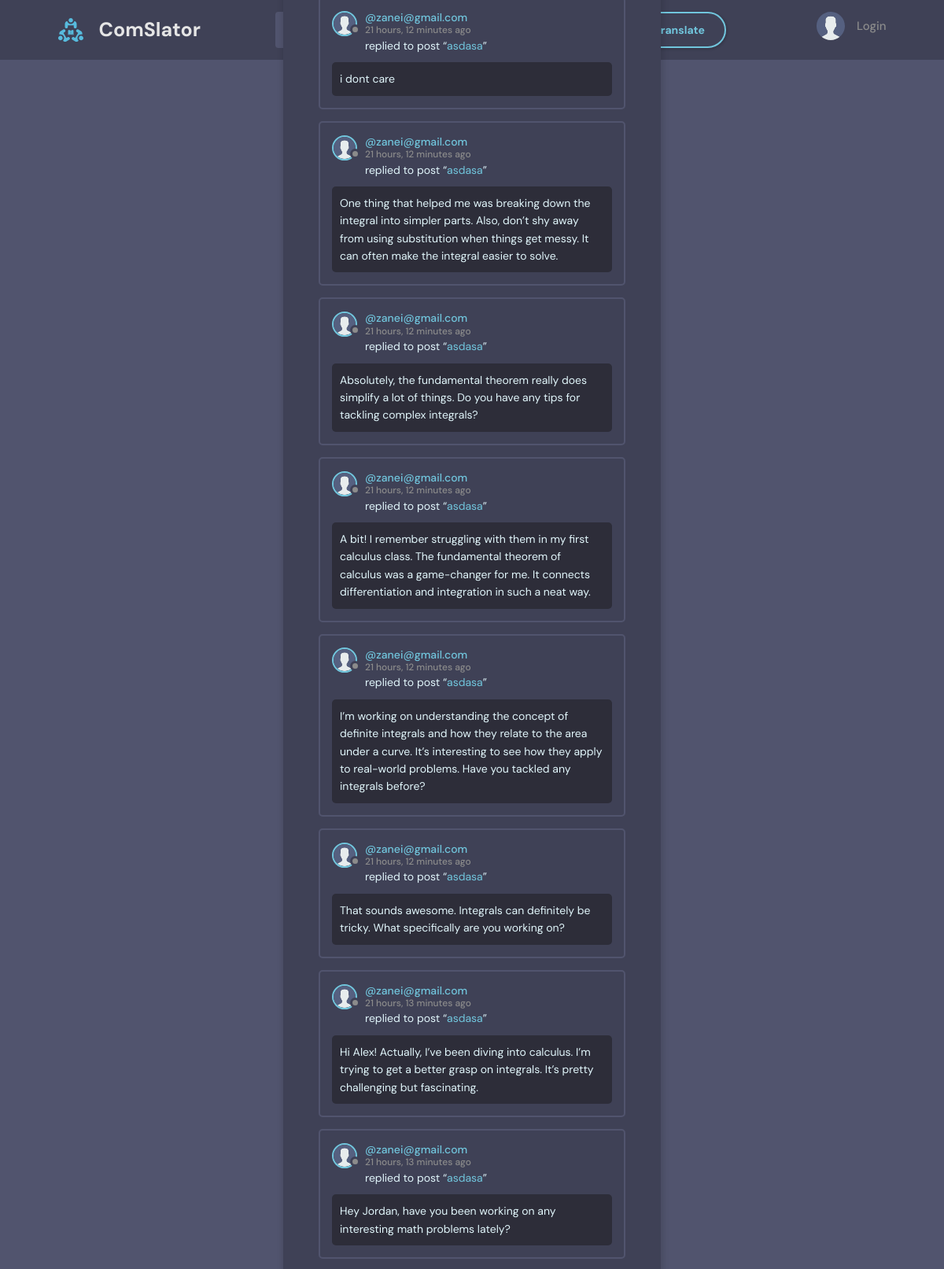
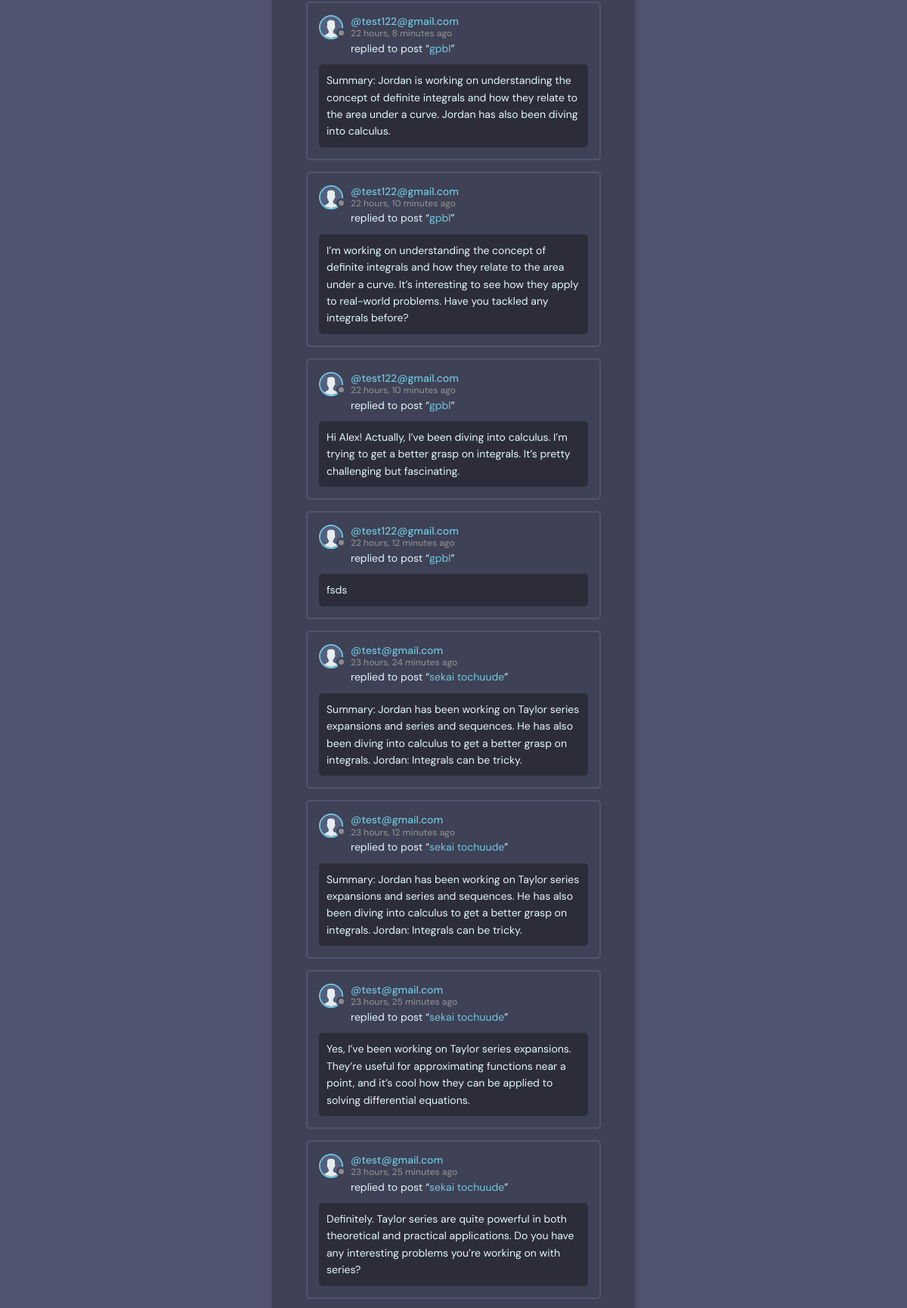
The page /activity/ (upper part) on the database its author committed (2 pictures, top to bottom).
### base/models.py (models this page shows, shortened)
class Message(models.Model):
    user = models.ForeignKey(User, on_delete=models.CASCADE)
    room = models.ForeignKey(Room, on_delete=models.CASCADE)
    body = models.TextField()
    image = models.ImageField(upload_to="", null=True, blank=True)
    translated_body = models.TextField(null=True, blank=True)
    updated = models.DateTimeField(auto_now=True)
    created = models.DateTimeField(auto_now_add=True)
    class Meta:
        ordering = ['-updated', '-created']

class User(AbstractBaseUser):
    STATUS = [
        ('online', 'online'),
        ('offline', 'offline'),
    ]
    name = models.CharField(max_length=200, null=True)
    username   = models.CharField(max_length=200, null=True)
    email      = models.EmailField(unique=True, null=True)
    password   = models.CharField(max_length=100)
    birth_date = models.DateField(null=True)
    status     = models.CharField(choices=STATUS, max_length=50, default='offline')
    is_superuser = models.BooleanField(default=False)
    bio = models.TextField(null=True)
    avatar = models.ImageField(null=True, default="avatar.svg")
    timezone = models.CharField(max_length=50, default='UTC')
    USERNAME_FIELD = 'email'
    REQUIRED_FIELDS = ['username', 'password']
    objects = UserManager()

class Room(models.Model):
    host = models.ForeignKey(User, on_delete=models.SET_NULL, null=True)
    topic = models.ForeignKey(Topic, on_delete=models.SET_NULL, null=True)
    name = models.CharField(max_length=200)
    description = models.TextField(null=True, blank=True)
    participants = models.ManyToManyField(User, related_name='participants', blank=True)
    call_room_id = models.CharField(max_length=100, unique=True, null=True, blank=True)
    updated = models.DateTimeField(auto_now=True)
    created = models.DateTimeField(auto_now_add=True)
    class Meta:
        ordering = ['-updated', '-created']
    def __str__(self):
        return self.name

### base/views.py (the view)
# urls.py: path('activity/', views.activityPage, name="activity"),
def activityPage(request):
    room_messages = Message.objects.all()
    return render(request, 'base/activity.html', {'room_messages': room_messages})

### base/templates/base/activity.html (shortened to what this page needs)
{% extends 'main.html' %}
{% block content %}
<main class="layout">
  <div class="container">
    <div class="layout__box">
      <div class="activities-page layout__body">
        {% for message in room_messages %}
        <div class="activities__box">
          <div class="activities__boxHeader roomListRoom__header">
            <a href="{% url 'user-profile' message.user.id %}" class="roomListRoom__author">
              <div class="avatar avatar--small">
                <img src="{{message.user.avatar.url}}" />
              </div>
              <p>
                @{{message.user}}
                <span>{{message.created|timesince}} ago</span>
              </p>
            </a>
          </div>
          <div class="activities__boxContent">
            <p>replied to post “<a href="{% url 'room' message.room.id %}">{{message.room}}</a>”</p>
            <div class="activities__boxRoomContent">
              {{message.body}}
            </div>
          </div>
        </div>
        {% endfor %}
      </div>
    </div>
  </div>
</main>
{% endblock content %}

### static/styles/style.css (style rules this page uses)
:root { --color-main: #71c6dd; --color-main-light: #e1f6fb; --color-dark: #3f4156; --color-dark-medium: #51546e; --color-dark-light: #696d97; --color-light: #e5e5e5; --color-gray: #8b8b8b; --color-light-gray: #b2bdbd; --color-bg: #2d2d39; --color-success: #5dd693; --color-error: #fc4b0b; }
* { font-family: "DM Sans", -apple-system, BlinkMacSystemFont, "Segoe UI", Roboto, Oxygen, Ubuntu, Cantarell, "Open Sans", "Helvetica Neue", sans-serif; margin: 0; padding: 0; box-sizing: border-box; text-rendering: optimizeLegibility; }
html { font-size: 56.25%; }
@media only screen and (min-width: 1200px) { html { font-size: 62.5%; } }
body { line-height: 1.6; font-weight: 400; font-size: 1.5rem; color: var(--color-light-gray); background-color: var(--color-bg); min-height: 100vh; }
img { width: 100%; }
a { display: inline-block; color: var(--color-main); text-decoration: none; }
.container { max-width: 120rem; width: 90%; margin: auto; }
.avatar { position: relative; display: inline-block; border-radius: 50%; border: 2px solid var(--color-main); }
.avatar img { display: block; border-radius: 50%; object-fit: cover; object-position: center; }
.avatar::after { content: ""; display: block; position: absolute; background-color: var(--color-gray); z-index: 111; border-radius: 50%; border: 0.3rem solid var(--color-dark); }
.avatar.avatar--small img { width: 2.8rem; height: 2.8rem; }
.avatar.avatar--small:after { width: 0.7rem; height: 0.7rem; bottom: 0px; right: -6px; }
.layout { margin-top: 2.4rem; }
.layout > .container { display: flex; justify-content: space-between; align-items: flex-start; }
.layout__box { width: 90%; max-width: 48rem; min-height: 40rem; position: absolute; top: 50%; left: 50%; transform: translate(-50%, -46%); background-color: var(--color-dark); border-radius: 1rem; box-shadow: 1px 1px 6px 3px rgba(0, 0, 0, 0.1); overflow: hidden; }
.layout__body { margin: 3rem; }
.roomListRoom__header { display: flex; justify-content: space-between; align-items: center; }
.roomListRoom__author { font-weight: 500; display: flex; align-items: center; gap: 1rem; }
.activities__box { margin: 1.5rem; padding: 1.5rem; border: 2px solid var(--color-dark-medium); border-radius: 5px; }
.activities__boxHeader p { font-size: 1.4rem; line-height: 1.3; }
.activities__boxHeader p span { color: var(--color-gray); font-size: 1.2rem; display: block; }
.activities__boxContent { margin-left: 4.2rem; }
.activities__boxContent { font-size: 1.4rem; }
.activities__boxRoomContent { background: var(--color-bg); padding: 1rem; border-radius: 5px; margin-top: 1rem; margin-left: -4.2rem; }

### static/styles/style1.css (style rules this page uses)
body { margin: 0; padding: 0; background-color: #51546e; color: #e1f6fb; font-family: "DM Sans", -apple-system, BlinkMacSystemFont, "Segoe UI", Roboto, Oxygen, Ubuntu, Cantarell, "Open Sans", "Helvetica Neue", sans-serif; }
main { width: 1400px; margin: 0 auto; height: 75vh; }
@media screen and (max-width: 1400px) { main { width: 90%; margin: 0 auto; } }

### rows shown on the page
Message: user.avatar (placeholder picture), user "zanei@gmail.com", created "21 hours, 12 minutes", room "asdasa", body "i dont care"
Message: user.avatar (placeholder picture), user "zanei@gmail.com", created "21 hours, 12 minutes", room "asdasa", body "One thing that helped me was breaking down the integral into simpler parts. Also, don’t shy away from using substitution when things get messy. It can often make the integral easier to solve."
Message: user.avatar (placeholder picture), user "zanei@gmail.com", created "21 hours, 12 minutes", room "asdasa", body "Absolutely, the fundamental theorem really does simplify a lot of things. Do you have any tips for tackling complex integrals?"
Message: user.avatar (placeholder picture), user "zanei@gmail.com", created "21 hours, 12 minutes", room "asdasa", body "A bit! I remember struggling with them in my first calculus class. The fundamental theorem of calculus was a game-changer for me. It connects differentiation and integration in such a neat way."
Message: user.avatar (placeholder picture), user "zanei@gmail.com", created "21 hours, 12 minutes", room "asdasa", body "I’m working on understanding the concept of definite integrals and how they relate to the area under a curve. It’s interesting to see how they apply to real-world problems. Have you tackled any integrals before?"
Message: user.avatar (placeholder picture), user "zanei@gmail.com", created "21 hours, 12 minutes", room "asdasa", body "That sounds awesome. Integrals can definitely be tricky. What specifically are you working on?"
Message: user.avatar (placeholder picture), user "zanei@gmail.com", created "21 hours, 13 minutes", room "asdasa", body "Hi Alex! Actually, I’ve been diving into calculus. I’m trying to get a better grasp on integrals. It’s pretty challenging but fascinating."
Message: user.avatar (placeholder picture), user "zanei@gmail.com", created "21 hours, 13 minutes", room "asdasa", body "Hey Jordan, have you been working on any interesting math problems lately?"
Message: user.avatar (placeholder picture), user "test122@gmail.com", created "22 hours, 8 minutes", room "gpbl", body "Summary: Jordan is working on understanding the concept of definite integrals and how they relate to the area under a curve. Jordan has also been diving into calculus."
Message: user.avatar (placeholder picture), user "test122@gmail.com", created "22 hours, 10 minutes", room "gpbl", body "I’m working on understanding the concept of definite integrals and how they relate to the area under a curve. It’s interesting to see how they apply to real-world problems. Have you tackled any integrals before?"
Message: user.avatar (placeholder picture), user "test122@gmail.com", created "22 hours, 10 minutes", room "gpbl", body "Hi Alex! Actually, I’ve been diving into calculus. I’m trying to get a better grasp on integrals. It’s pretty challenging but fascinating."
Message: user.avatar (placeholder picture), user "test122@gmail.com", created "22 hours, 12 minutes", room "gpbl", body "fsds"
Message: user.avatar (placeholder picture), user "test@gmail.com", created "23 hours, 24 minutes", room "sekai tochuude", body "Summary: Jordan has been working on Taylor series expansions and series and sequences. He has also been diving into calculus to get a better grasp on integrals. Jordan: Integrals can be tricky."
Message: user.avatar (placeholder picture), user "test@gmail.com", created "23 hours, 12 minutes", room "sekai tochuude", body "Summary: Jordan has been working on Taylor series expansions and series and sequences. He has also been diving into calculus to get a better grasp on integrals. Jordan: Integrals can be tricky."
Message: user.avatar (placeholder picture), user "test@gmail.com", created "23 hours, 25 minutes", room "sekai tochuude", body "Yes, I’ve been working on Taylor series expansions. They’re useful for approximating functions near a point, and it’s cool how they can be applied to solving differential equations."
Message: user.avatar (placeholder picture), user "test@gmail.com", created "23 hours, 25 minutes", room "sekai tochuude", body "Definitely. Taylor series are quite powerful in both theoretical and practical applications. Do you have any interesting problems you’re working on with series?"
